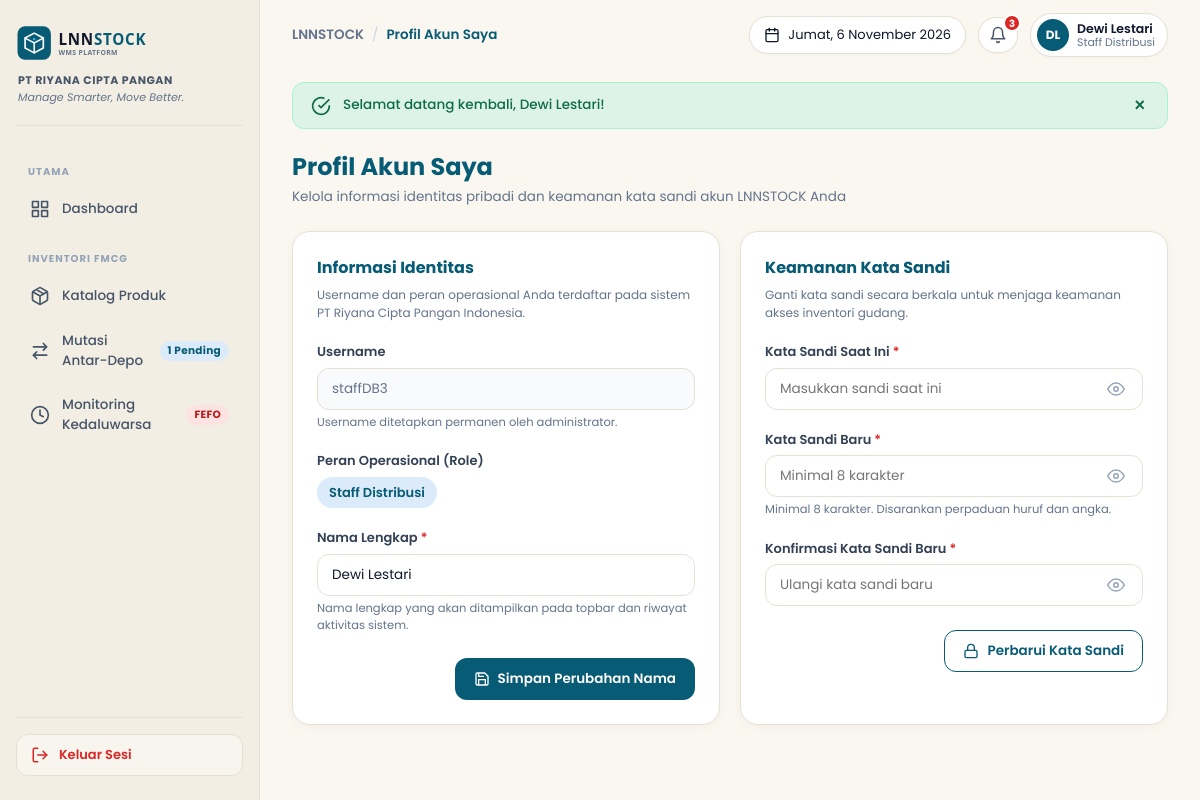
Page /?page=profil (signed in) on the committed database.
### tables this page shows
CREATE TABLE IF NOT EXISTS users (
  id INT AUTO_INCREMENT PRIMARY KEY,
  username VARCHAR(50) NOT NULL UNIQUE,
  nama_lengkap VARCHAR(100) NOT NULL,
  role VARCHAR(50) NOT NULL,
  password VARCHAR(255) NOT NULL           
);

### controllers/ProfilController.php (called while the page is built, shortened)
<?php
require_once __DIR__ . '/../core/Controller.php';
require_once __DIR__ . '/../models/User.php';
class ProfilController extends Controller {
    private User $userModel;
    public function __construct() {
        $this->userModel = new User();
    }
    public function index(): void {
        $userId = (int)($_SESSION['user']['id'] ?? 0);
        $user = $this->userModel->getById($userId);
        $profileErrors = [];
        $passwordErrors = [];
        $this->view('profil/index', [
            'pageTitle'      => 'Profil Akun Saya',
            'user'           => $user,
            'profileErrors'  => $profileErrors,
            'passwordErrors' => $passwordErrors,
        ]);
    }
}

### core/helpers.php (called while the page is built, shortened)
<?php
function e(?string $value): string {
    return htmlspecialchars((string)($value ?? ''), ENT_QUOTES, 'UTF-8');
}
function base_url(string $path = ''): string {
    $scriptDir = dirname($_SERVER['SCRIPT_NAME'] ?? '/index.php');
    $scriptDir = str_replace('\\', '/', $scriptDir);
    $base = rtrim($scriptDir, '/') . '/';
    return $base . ltrim($path, '/');
}
function format_date_id(?string $dateStr, bool $withDay = false): string {
    $timestamp = strtotime($dateStr);
    $bulan = [
        1 => 'Januari', 'Februari', 'Maret', 'April', 'Mei', 'Juni',
        'Juli', 'Agustus', 'September', 'Oktober', 'November', 'Desember'
    ];
    $hari = [
        'Sunday' => 'Minggu', 'Monday' => 'Senin', 'Tuesday' => 'Selasa',
        'Wednesday' => 'Rabu', 'Thursday' => 'Kamis', 'Friday' => 'Jumat', 'Saturday' => 'Sabtu'
    ];
    $d = date('j', $timestamp);
    $m = (int)date('n', $timestamp);
    $y = date('Y', $timestamp);
    $namaBulan = $bulan[$m] ?? date('M', $timestamp);
    if ($withDay) {
        $dayName = $hari[date('l', $timestamp)] ?? date('l', $timestamp);
        return "{$dayName}, {$d} {$namaBulan} {$y}";
    }
    return "{$d} {$namaBulan} {$y}";
}
function flash_has(string $key): bool {
    return isset($_SESSION['flash'][$key]);
}
function flash_get(string $key): ?string {
    if (isset($_SESSION['flash'][$key])) {
        $message = $_SESSION['flash'][$key];
        return $message;
    }
    return null;
}

### core/AuthGuard.php (called while the page is built, shortened)
<?php
class AuthGuard {
    public static function user(): ?array {
        return $_SESSION['user'] ?? null;
    }
}

### core/Model.php (called while the page is built, shortened)
<?php
abstract class Model {
    public function __construct() {
        $this->db = Database::connect();
    }
}

### core/Database.php (called while the page is built)
<?php
class Database {
    private static ?PDO $instance = null;
    public static function connect(): PDO {
        if (self::$instance === null) {
            $host = '127.0.0.1';
            $port = '3306';
            $dbname = 'db_lnnstock';
            $username = 'root';
            $password = '';
            $dsn = "mysql:host={$host};port={$port};dbname={$dbname};charset=utf8mb4";
            $options = [
                PDO::ATTR_ERRMODE            => PDO::ERRMODE_EXCEPTION,
                PDO::ATTR_DEFAULT_FETCH_MODE => PDO::FETCH_ASSOC,
                PDO::ATTR_EMULATE_PREPARES   => false,
            ];
            try {
                self::$instance = new PDO($dsn, $username, $password, $options);
            } catch (PDOException $e) {
                error_log("Database Connection Error: " . $e->getMessage());
                die("Maaf, terjadi kendala koneksi ke database LNNSTOCK. Pastikan layanan MySQL/MariaDB pada XAMPP sudah berjalan.");
            }
        }
        return self::$instance;
    }
}

### models/User.php (called while the page is built, shortened)
<?php
require_once __DIR__ . '/../core/Model.php';
class User extends Model {
    public function getById(int $id): ?array {
        $stmt = $this->db->prepare("SELECT id, username, nama_lengkap, role, password FROM users WHERE id = :id LIMIT 1");
        $stmt->execute([':id' => $id]);
        $user = $stmt->fetch();
        return $user ?: null;
    }
}

### views/profil/index.php (the view, shortened to what this page needs)
<div class="page-header">
    <div>
        <h1 class="page-title">Profil Akun Saya</h1>
        <p class="page-subtitle">Kelola informasi identitas pribadi dan keamanan kata sandi akun LNNSTOCK Anda</p>
    </div>
</div>
<div class="form-grid-2">
    <div class="card" style="margin-bottom: 24px;">
        <h3 style="font-size: 16px; font-weight: 700; color: var(--primary); margin-bottom: 6px;">Informasi Identitas</h3>
        <p class="text-muted" style="font-size: 12px; margin-bottom: 20px;">Username dan peran operasional Anda terdaftar pada sistem PT Riyana Cipta Pangan Indonesia.</p>
        <form action="<?= base_url('?page=profil') ?>" method="POST">
            <div class="form-group">
                <label class="form-label">Username</label>
                <input type="text" class="form-input" style="background-color: #F8FAFC; color: #64748B;" value="<?= e($user['username']) ?>" readonly disabled>
                <div class="form-help">Username ditetapkan permanen oleh administrator.</div>
            </div>
            <div class="form-group">
                <label class="form-label">Peran Operasional (Role)</label>
                <div>
                    <?php
                        $roleBadge = 'badge-blue';
                        if ($user['role'] === 'Kepala Gudang') $roleBadge = 'badge-green';
                        elseif ($user['role'] === 'Petugas Gudang') $roleBadge = 'badge-yellow';
                        elseif ($user['role'] === 'Staff Distribusi') $roleBadge = 'badge-blue';
                    ?>
                    <span class="badge <?= $roleBadge ?>" style="font-size: 13px; padding: 6px 12px;"><?= e($user['role']) ?></span>
                </div>
            </div>
            <div class="form-group">
                <label for="nama_lengkap" class="form-label">Nama Lengkap <span class="text-danger">*</span></label>
                <input type="text" id="nama_lengkap" name="nama_lengkap" class="form-input" value="<?= e($user['nama_lengkap']) ?>" required>
                <div class="form-help">Nama lengkap yang akan ditampilkan pada topbar dan riwayat aktivitas sistem.</div>
            </div>
            <div style="display: flex; justify-content: flex-end; margin-top: 24px;">
                <button type="submit" class="btn btn-primary">
                    <svg width="16" height="16" viewBox="0 0 24 24" fill="none" stroke="currentColor" stroke-width="2">
                        <path d="M19 21H5a2 2 0 0 1-2-2V5a2 2 0 0 1 2-2h11l5 5v11a2 2 0 0 1-2 2z"></path>
                        <polyline points="17 21 17 13 7 13 7 21"></polyline>
                        <polyline points="7 3 7 8 15 8"></polyline>
                    </svg>
                    <span>Simpan Perubahan Nama</span>
                </button>
            </div>
        </form>
    </div>
    <div class="card" style="margin-bottom: 24px;">
        <h3 style="font-size: 16px; font-weight: 700; color: var(--primary); margin-bottom: 6px;">Keamanan Kata Sandi</h3>
        <p class="text-muted" style="font-size: 12px; margin-bottom: 20px;">Ganti kata sandi secara berkala untuk menjaga keamanan akses inventori gudang.</p>
        <form action="<?= base_url('?page=profil') ?>" method="POST">
            <div class="form-group">
                <label for="password_lama" class="form-label">Kata Sandi Saat Ini <span class="text-danger">*</span></label>
                <div class="password-field-wrap">
                    <input type="password" id="password_lama" name="password_lama" class="form-input password-toggle-input" placeholder="Masukkan sandi saat ini" required>
                    <button type="button" class="btn-password-eye" aria-label="Lihat Password">
                        <svg class="eye-open" width="18" height="18" viewBox="0 0 24 24" fill="none" stroke="currentColor" stroke-width="2">
                            <path d="M1 12s4-8 11-8 11 8 11 8-4 8-11 8-11-8-11-8z"></path>
                            <circle cx="12" cy="12" r="3"></circle>
                        </svg>
                    </button>
                </div>
            </div>
            <div class="form-group">
                <label for="password_baru" class="form-label">Kata Sandi Baru <span class="text-danger">*</span></label>
                <div class="password-field-wrap">
                    <input type="password" id="password_baru" name="password_baru" class="form-input password-toggle-input" placeholder="Minimal 8 karakter" required>
                    <button type="button" class="btn-password-eye" aria-label="Lihat Password">
                        <svg class="eye-open" width="18" height="18" viewBox="0 0 24 24" fill="none" stroke="currentColor" stroke-width="2">
                            <path d="M1 12s4-8 11-8 11 8 11 8-4 8-11 8-11-8-11-8z"></path>
                            <circle cx="12" cy="12" r="3"></circle>
                        </svg>
                    </button>
                </div>
                <div class="form-help">Minimal 8 karakter. Disarankan perpaduan huruf dan angka.</div>
            </div>
            <div class="form-group">
                <label for="konfirmasi_password" class="form-label">Konfirmasi Kata Sandi Baru <span class="text-danger">*</span></label>
                <div class="password-field-wrap">
                    <input type="password" id="konfirmasi_password" name="konfirmasi_password" class="form-input password-toggle-input" placeholder="Ulangi kata sandi baru" required>
                    <button type="button" class="btn-password-eye" aria-label="Lihat Password">
                        <svg class="eye-open" width="18" height="18" viewBox="0 0 24 24" fill="none" stroke="currentColor" stroke-width="2">
                            <path d="M1 12s4-8 11-8 11 8 11 8-4 8-11 8-11-8-11-8z"></path>
                            <circle cx="12" cy="12" r="3"></circle>
                        </svg>
                    </button>
                </div>
            </div>
            <div style="display: flex; justify-content: flex-end; margin-top: 24px;">
                <button type="submit" class="btn btn-secondary" style="border-color: #075B75; color: #075B75;">
                    <svg width="16" height="16" viewBox="0 0 24 24" fill="none" stroke="currentColor" stroke-width="2">
                        <rect x="3" y="11" width="18" height="11" rx="2" ry="2"></rect>
                        <path d="M7 11V7a5 5 0 0 1 10 0v4"></path>
                    </svg>
                    <span>Perbarui Kata Sandi</span>
                </button>
            </div>
        </form>
    </div>
</div>

### views/layouts/topbar.php (shortened to what this page needs)
<div class="app-main">
    <header class="app-topbar">
        <div class="topbar-left">
            <div class="topbar-breadcrumb">
                <span class="bc-brand">LNNSTOCK</span>
                <span class="bc-sep">/</span>
                <span class="bc-current"><?= isset($pageTitle) ? e($pageTitle) : 'Warehouse System' ?></span>
            </div>
        </div>
        <div class="topbar-right">
            <div class="topbar-chip chip-date" title="Tanggal Operasional Hari Ini">
                <span><?= format_date_id(date('Y-m-d'), true) ?></span>
            </div>
            <a href="<?= base_url('?page=kedaluwarsa') ?>" class="topbar-chip chip-bell" title="Monitoring Kedaluwarsa Kritis (<= 30 hari)">
                <svg width="18" height="18" viewBox="0 0 24 24" fill="none" stroke="currentColor" stroke-width="2" stroke-linecap="round" stroke-linejoin="round">
                    <path d="M18 8A6 6 0 0 0 6 8c0 7-3 9-3 9h18s-3-2-3-9"></path>
                    <path d="M13.73 21a2 2 0 0 1-3.46 0"></path>
                </svg>
                <?php if (!empty($kritisBatchCount) && $kritisBatchCount > 0): ?>
                    <span class="bell-badge"><?= (int)$kritisBatchCount ?></span>
                <?php endif; ?>
            </a>
            <a href="<?= base_url('?page=profil') ?>" class="topbar-chip chip-user" title="Kelola Profil Akun Saya">
                <div class="user-avatar">
                    <?php
                        $namaParts = explode(' ', $currentUser['nama_lengkap'] ?? 'User');
                        $inisial = strtoupper(substr($namaParts[0] ?? 'U', 0, 1) . substr($namaParts[1] ?? '', 0, 1));
                    ?>
                    <?= e($inisial ?: 'AP') ?>
                </div>
                <div class="user-meta">
                    <span class="user-name"><?= e($currentUser['nama_lengkap'] ?? 'Agung Prayitno') ?></span>
                    <span class="user-role"><?= e($currentUser['role'] ?? 'Kepala Gudang') ?></span>
                </div>
            </a>
        </div>
    </header>
    <main class="app-content">
        <?php if (flash_has('success')): ?>
            <div class="alert-banner alert-success" role="alert">
                <svg width="20" height="20" viewBox="0 0 24 24" fill="none" stroke="currentColor" stroke-width="2">
                    <path d="M22 11.08V12a10 10 0 1 1-5.93-9.14"></path>
                    <polyline points="22 4 12 14.01 9 11.01"></polyline>
                </svg>
                <span><?= e(flash_get('success')) ?></span>
                <button type="button" class="alert-close" onclick="this.parentElement.remove()">&times;</button>
            </div>
        <?php endif; ?>

### rows in the picture
users: nama_lengkap "DL", nama_lengkap "Dewi Lestari", role "Staff Distribusi", username "staffDB3"

### other values in the picture
$pendingMutasiCount "1"
$pageTitle "Profil Akun Saya"
$kritisBatchCount "3"
flash_get('success') "Selamat datang kembali, Dewi Lestari!"
